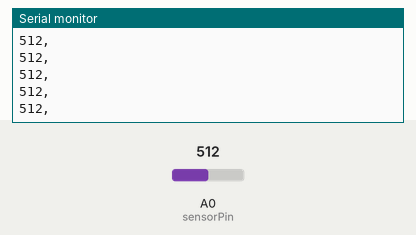
Simulated run of this sketch. Board: Arduino Uno, built with avr-gcc and run on an emulated ATmega328P. On the bench: the last lines printed to the serial monitor. The test bench sets the inputs (shaded band); at power-on: A0 (sensorPin) = 512.

Above: at 1.2 s.
1.3 s: A0 (sensorPin) set to 716
At 1.35 s:
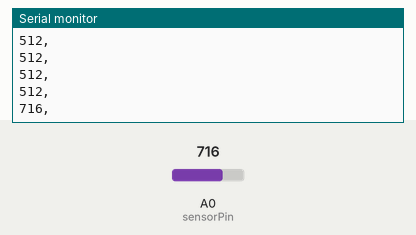
2.8 s: A0 (sensorPin) set to 900
At 2.83 s:
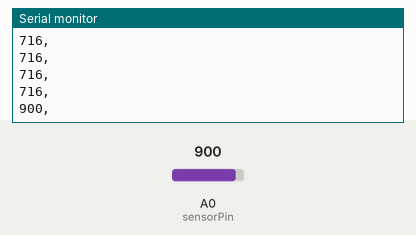
Timing chart, 0 to 5.8 s (numbered marks = the images above; inputs shaded):
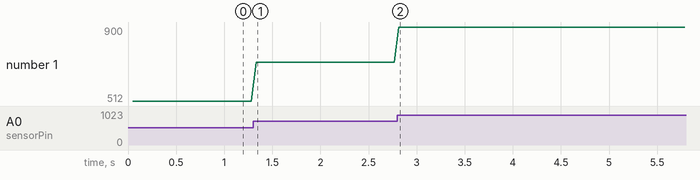

Measured:
- after the input at 1.3 s, the serial monitor: prints a new line at once (image 1)
- after the input at 2.8 s, the serial monitor: prints a new line at once (image 2)
- plotted number 1: 512 → 716 after the input at 1.3 s, 716 → 900 after the input at 2.8 s

The sketch:

main.ino
```cpp
// (licence header left out)
int exampleVariable = 0;
int sensorPin = A0;
// Serial data variables ------------------------------------------------------
//Incoming Serial Data Array
const byte kNumberOfChannelsFromExcel = 6;
// Comma delimiter to separate consecutive data if using more than 1 sensor
const char kDelimiter = ',';
// Interval between serial writes
const int kSerialInterval = 50;
// Timestamp to track serial interval
unsigned long serialPreviousTime;
char* arr[kNumberOfChannelsFromExcel];
// SETUP ----------------------------------------------------------------------
void setup() {
  // Initialize Serial Communication
  Serial.begin(9600);
}
// START OF MAIN LOOP ---------------------------------------------------------
void loop()
{
  // Gather and process sensor data
  processSensors();
  // Read Excel variables from serial port (Data Streamer)
  processIncomingSerial();
  // Process and send data to Excel via serial port (Data Streamer)
  processOutgoingSerial();
// Compares STR1 to STR2 returns 0 if true.
//   if ( strcmp ("Apple", arr[0]) == 0){
//       Serial.println("working");
//   }
}
// SENSOR INPUT CODE-----------------------------------------------------------
void processSensors()
{
  // Read sensor pin and store to a variable
  exampleVariable = analogRead( sensorPin );

  // Add any additional raw data analysis below (e.g. unit conversions)

}
// Add any specialized methods and processing code below

// OUTGOING SERIAL DATA PROCESSING CODE----------------------------------------
void sendDataToSerial()
{
  // Send data out separated by a comma (kDelimiter)
  // Repeat next 2 lines of code for each variable sent:
  Serial.print(exampleVariable);
  Serial.print(kDelimiter);

  Serial.println(); // Add final line ending character only once
}
//-----------------------------------------------------------------------------
// DO NOT EDIT ANYTHING BELOW THIS LINE
//-----------------------------------------------------------------------------
// OUTGOING SERIAL DATA PROCESSING CODE----------------------------------------
void processOutgoingSerial()
{
   // Enter into this only when serial interval has elapsed
  if((millis() - serialPreviousTime) > kSerialInterval)
  {
    // Reset serial interval timestamp
    serialPreviousTime = millis();
    sendDataToSerial();
  }
}
// INCOMING SERIAL DATA PROCESSING CODE----------------------------------------
void processIncomingSerial()
{
  if(Serial.available()){
    parseData(GetSerialData());
  }
}
// Gathers bytes from serial port to build inputString
char* GetSerialData()
{
  static char inputString[64]; // Create a char array to store incoming data
  memset(inputString, 0, sizeof(inputString)); // Clear the memory from a pervious reading
  while (Serial.available()){
    Serial.readBytesUntil('\n', inputString, 64); //Read every byte in Serial buffer until line end or 64 bytes
  }
  return inputString;
}
// Seperate the data at each delimeter
void parseData(char data[])
{
    char *token = strtok(data, ","); // Find the first delimeter and return the token before it
    int index = 0; // Index to track storage in the array
    while (token != NULL){ // Char* strings terminate w/ a Null character. We'll keep running the command until we hit it
      arr[index] = token; // Assign the token to an array
      token = strtok(NULL, ","); // Conintue to the next delimeter
      index++; // incremenet index to store next value
    }
}
```
